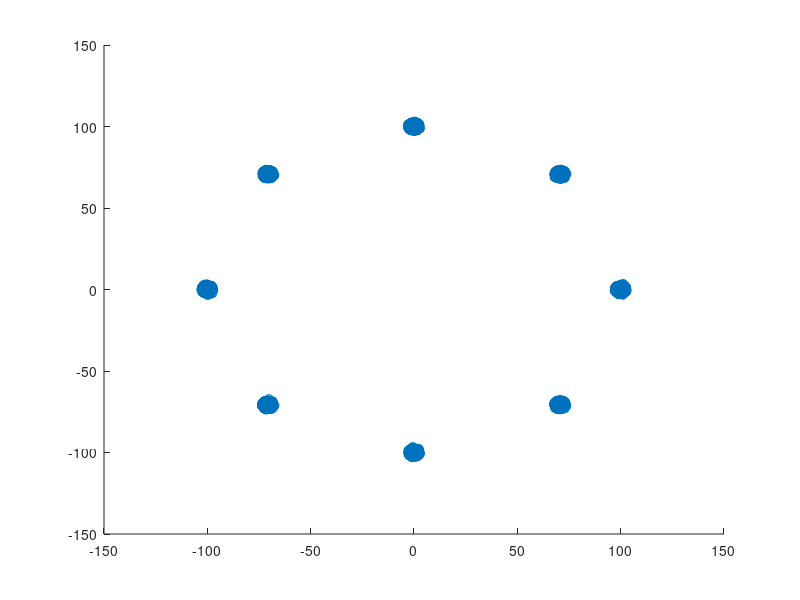

Write MATLAB code to recreate this figure. (Note: this script raises an error after producing the figure.)
%% 三个场景的公共部分：电平映射，发送的数据（运行后面的程序之前必须先运行这一节）
clc;clear;close all;
number_of_channel_use = 1000000;   %信道使用次数
x = zeros(8,1);
for k = 1:8
    x(k) = 100*exp(1i*(k-1)*2*pi/8);  %前面的系数越大，代表信号功率越大（调节这个参数可以在场景一和二获得更好的效果）
end
index = randi([1 8],number_of_channel_use,1);
data = x(index);      %发送的数据，也就是xi


%% 场景一（相当理想的信道）
a1 = 1;
data_received1 = a1 * data + sqrt(0.5)*randn(number_of_channel_use,1) + 1i*sqrt(0.5)*randn(number_of_channel_use,1);

figure(1);
scatter(real(data_received1),imag(data_received1));
figure(2);
histogram(angle(data_received1),1000);

%% 场景二（效果还不错）
a2 = sqrt(0.5)*randn(1,1) + 1i*sqrt(0.5)*randn(1,1);
data_received2 = a2 * data + sqrt(0.5)*randn(number_of_channel_use,1) + 1i*sqrt(0.5)*randn(number_of_channel_use,1);

figure(1);
scatter(real(data_received2),imag(data_received2));
figure(2);
histogram(angle(data_received2),1000);

%% 场景三(加的那个噪声不重要，重要的是前面那个系数ai，它的实部和虚部都是高斯分布，模和幅角也是高斯的)
b = 0.5;rho = 0.95;
beta = zeros(number_of_channel_use,1);
beta(1) = sqrt(0.5)*randn(1,1) + 1i*sqrt(0.5)*randn(1,1);
for i = 2:number_of_channel_use
    beta(i) = rho*beta(i-1)+sqrt(1-rho^2)*(sqrt(0.5)*randn(1,1) + 1i*sqrt(0.5)*randn(1,1));
end
a3 = sqrt(1-b^2) + b*beta;     %将下面一句的注释取消，就能将a3的幅角变为原来的1/5，输出信号就很可观了
%a3 = abs(a3).*exp(1i*1/5*angle(a3));   
data_received3 = a3 .* data + sqrt(0.5)*randn(number_of_channel_use,1) + 1i*sqrt(0.5)*randn(number_of_channel_use,1);

figure(1);
scatter(real(data_received3),imag(data_received3));
figure(2);
subplot(4,1,1);
histogram(angle(a3),1000);
title("a3的幅角");
subplot(4,1,2);
histogram(angle(data),1000);
title("xi的幅角");
subplot(4,1,3);
histogram(angle(a3 .* data),1000);
title("ai*xi的幅角");
subplot(4,1,4);
histogram(angle(data_received3),1000);
title("datareceived3的幅角");